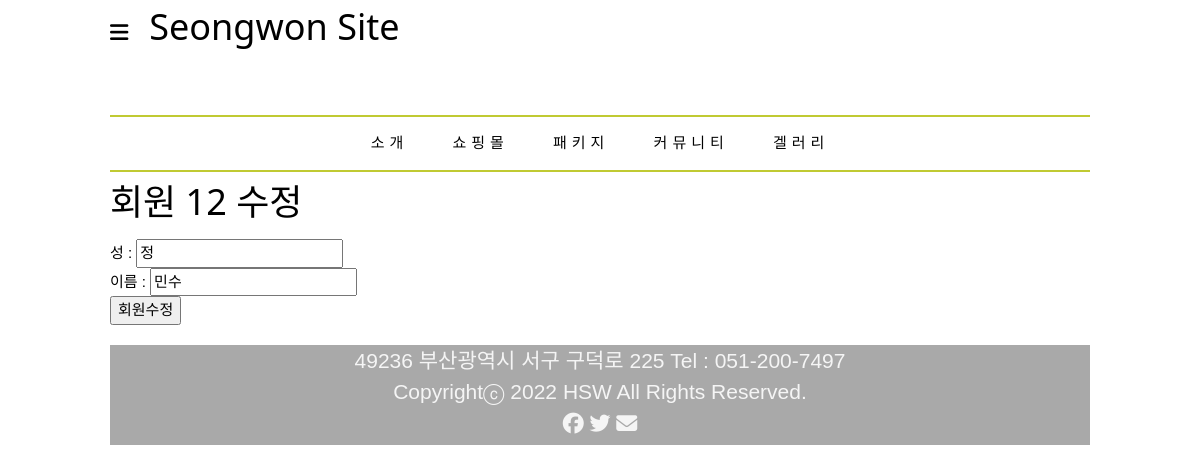
/user/update/12, run on the app's committed database.
### app/models.py (models this page shows)
class Members(models.Model):
    firstname = models.CharField(max_length=255)
    lastname = models.CharField(max_length=255)

### app/views.py (the view)
# urls.py: path("user/update/<int:id>", views.update),
def update(request,id):
    m= Members.objects.get(id=id)
    template = loader.get_template("update.html")
    context= {'m':m}
    return HttpResponse(template.render(context,request))

### app/templates/update.html (shortened to what this page needs)
{% extends 'base.html' %}
{% block content %}
<h1>회원 {{m.id}} 수정</h1>
<form action="updaterecord/{{m.id}}" method="post">
    성 : <input type="text" name="first" id="" value="{{m.firstname}}"> <br>
    이름   : <input type="text" name="last" id="" value="{{m.lastname}}"> <br>
    <input type="submit" value="회원수정">
</form>
{% endblock %}

### static/mystyle.css (style rules this page uses)
* { font-family: "맑은 고딕", Arial, Helvetica, sans-serif; line-height: 150%; }
body { margin-top: 20px; margin: 0 auto; max-width: 980px; }

### static/w3.css (style rules this page uses)
*,*:before,*:after { box-sizing:inherit }
html { -ms-text-size-adjust:100%;-webkit-text-size-adjust:100% }
body { margin:0 }
button,input,select,textarea,optgroup { font:inherit;margin:0 }
button,input { overflow:visible }
button,[type=button],[type=reset],[type=submit] { -webkit-appearance:button }
html,body { font-family:Verdana,sans-serif;font-size:15px;line-height:1.5 }
html { overflow-x:hidden }
h1 { font-size:36px }
h1,h2,h3,h4,h5,h6 { font-family:"Segoe UI",Arial,sans-serif;font-weight:400;margin:10px 0 }

### app/templates/base.html (style rules this page uses)
body { max-width: 980px;; margin: auto; }

### data on the page
Members: id "12", first "정", last "민수"
